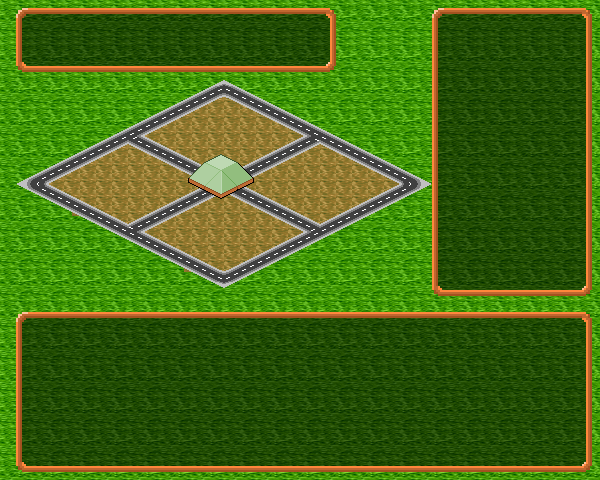

A level layout from a 2D game, rendered from its tile map. Below: a short description, then the map file with tile-grid data replaced by summaries:
An orthogonal 75x60 tile map with 8x8 px tiles, 7 tile layers (Grass, Ground, Roads 1, Roads 2, ...), 6 tilesets and 4 objects (4x City).

<map version="1.0" orientation="orthogonal" width="75" height="60" tilewidth="8" tileheight="8">
 <tileset firstgid="1" name="streets" tilewidth="8" tileheight="8">
  <image source="../streets.png" trans="ff00ff" width="192" height="160" />
 </tileset>
 <tileset firstgid="481" name="pixel city" tilewidth="8" tileheight="8">
  <image source="../pixel city.png" trans="ff00ff" width="400" height="448" />
 </tileset>
 <tileset firstgid="3281" name="grass" tilewidth="8" tileheight="8">
  <image source="../grass.png" width="32" height="33" />
 </tileset>
 <tileset firstgid="3297" name="street_grass" tilewidth="8" tileheight="8">
  <image source="../street_grass.png" width="320" height="192" />
 </tileset>
 <tileset firstgid="4257" name="grass2" tilewidth="8" tileheight="8">
  <image source="../grass2.png" width="32" height="33" />
 </tileset>
 <tileset firstgid="4273" name="ui" tilewidth="32" tileheight="32">
  <image source="../img/gui/ui.png" width="192" height="192" />
 </tileset>
 <layer name="Grass" width="75" height="60" opacity="0.84">
  <data>[4500 cells, 4500 non-empty, 16 distinct tile ids]</data>
 </layer>
 <layer name="Ground" width="75" height="60">
  <data>[4500 cells, 612 non-empty, 4 distinct tile ids]</data>
 </layer>
 <layer name="Roads 1" width="75" height="60">
  <data>[4500 cells, 386 non-empty, 145 distinct tile ids]</data>
 </layer>
 <layer name="Roads 2" width="75" height="60">
  <data>[4500 cells, 569 non-empty, 168 distinct tile ids]</data>
 </layer>
 <objectgroup name="City Parts" width="75" height="60">
  <object name="city1" type="City" x="56" y="176">
   <properties>
    <property name="image" value="city_small" />
    <property name="spritewidth" value="128" />
   </properties>
  </object>
  <object name="city2" type="City" x="168" y="120">
   <properties>
    <property name="image" value="city_medium" />
    <property name="spritewidth" value="128" />
   </properties>
  </object>
  <object name="city3" type="City" x="272" y="168">
   <properties>
    <property name="image" value="city_big" />
    <property name="spritewidth" value="128" />
   </properties>
  </object>
  <object name="city4" type="City" x="152" y="232">
   <properties>
    <property name="image" value="city_medium" />
    <property name="spritewidth" value="128" />
   </properties>
  </object>
 </objectgroup>
 <layer name="Buildings 1" width="75" height="60">
  <data>[4500 cells, 69 non-empty, 65 distinct tile ids]</data>
 </layer>
 <layer name="Buildings 2" width="75" height="60">
  <data>[4500 cells, 0 non-empty, 0 distinct tile ids]</data>
 </layer>
 <layer name="GUI" width="75" height="60">
  <data>[4500 cells, 155 non-empty, 9 distinct tile ids]</data>
 </layer>
</map>
